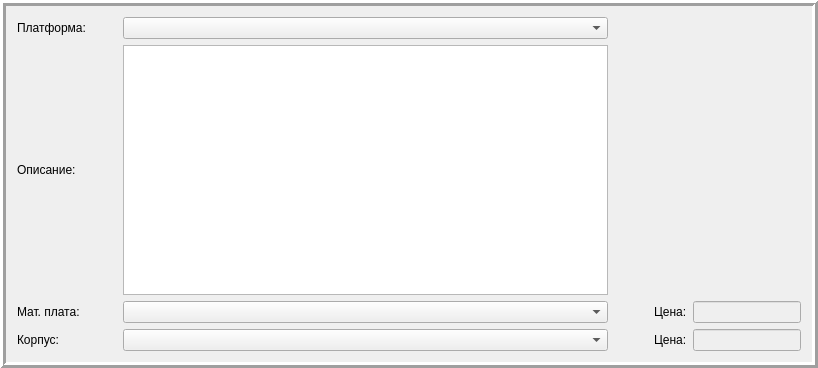
        <widget class="QFrame" name="frame">
         <property name="frameShape">
          <enum>QFrame::Box</enum>
         </property>
         <property name="frameShadow">
          <enum>QFrame::Raised</enum>
         </property>
         <property name="lineWidth">
          <number>3</number>
         </property>
         <layout class="QGridLayout" name="gridLayout">
          <item row="2" column="0">
           <layout class="QHBoxLayout" name="horizontalLayout_2">
            <item>
             <widget class="QLabel" name="label_6">
              <property name="minimumSize">
               <size>
                <width>100</width>
                <height>0</height>
               </size>
              </property>
              <property name="text">
               <string>Мат. плата: </string>
              </property>
             </widget>
            </item>
            <item>
             <widget class="QComboBox" name="comboBox_MB">
              <property name="minimumSize">
               <size>
                <width>485</width>
                <height>0</height>
               </size>
              </property>
             </widget>
            </item>
            <item>
             <spacer name="horizontalSpacer">
              <property name="orientation">
               <enum>Qt::Horizontal</enum>
              </property>
              <property name="sizeHint" stdset="0">
               <size>
                <width>40</width>
                <height>20</height>
               </size>
              </property>
             </spacer>
            </item>
            <item>
             <widget class="QLabel" name="label_5">
              <property name="text">
               <string>Цена:</string>
              </property>
             </widget>
            </item>
            <item>
             <widget class="QLineEdit" name="lineEdit_price_MB">
              <property name="enabled">
               <bool>false</bool>
              </property>
              <property name="sizePolicy">
               <sizepolicy hsizetype="Fixed" vsizetype="Fixed">
                <horstretch>0</horstretch>
                <verstretch>0</verstretch>
               </sizepolicy>
              </property>
             </widget>
            </item>
           </layout>
          </item>
          <item row="1" column="0">
           <layout class="QHBoxLayout" name="horizontalLayout">
            <item>
             <widget class="QLabel" name="label_2">
              <property name="minimumSize">
               <size>
                <width>100</width>
                <height>0</height>
               </size>
              </property>
              <property name="text">
               <string>Описание:</string>
              </property>
             </widget>
            </item>
            <item>
             <widget class="QTextBrowser" name="textBrowser_Desc">
              <property name="sizePolicy">
               <sizepolicy hsizetype="Fixed" vsizetype="Fixed">
                <horstretch>0</horstretch>
                <verstretch>0</verstretch>
               </sizepolicy>
              </property>
              <property name="minimumSize">
               <size>
                <width>485</width>
                <height>250</height>
               </size>
              </property>
              <property name="sizeAdjustPolicy">
               <enum>QAbstractScrollArea::AdjustIgnored</enum>
              </property>
              <property name="html">
               <string>&lt;!DOCTYPE HTML PUBLIC &quot;-//W3C//DTD HTML 4.0//EN&quot; &quot;http://www.w3.org/TR/REC-html40/strict.dtd&quot;&gt;
&lt;html&gt;&lt;head&gt;&lt;meta name=&quot;qrichtext&quot; content=&quot;1&quot; /&gt;&lt;style type=&quot;text/css&quot;&gt;
p, li { white-space: pre-wrap; }
&lt;/style&gt;&lt;/head&gt;&lt;body style=&quot; font-family:'MS Shell Dlg 2'; font-size:7.8pt; font-weight:400; font-style:normal;&quot;&gt;
&lt;p style=&quot;-qt-paragraph-type:empty; margin-top:0px; margin-bottom:0px; margin-left:0px; margin-right:0px; -qt-block-indent:0; text-indent:0px;&quot;&gt;&lt;br /&gt;&lt;/p&gt;&lt;/body&gt;&lt;/html&gt;</string>
              </property>
             </widget>
            </item>
            <item>
             <spacer name="horizontalSpacer_2">
              <property name="orientation">
               <enum>Qt::Horizontal</enum>
              </property>
              <property name="sizeHint" stdset="0">
               <size>
                <width>40</width>
                <height>20</height>
               </size>
              </property>
             </spacer>
            </item>
           </layout>
          </item>
          <item row="0" column="0">
           <layout class="QHBoxLayout" name="horizontalLayout_5">
            <item>
             <widget class="QLabel" name="label_19">
              <property name="minimumSize">
               <size>
                <width>100</width>
                <height>0</height>
               </size>
              </property>
              <property name="text">
               <string>Платформа: </string>
              </property>
             </widget>
            </item>
            <item>
             <widget class="QComboBox" name="comboBox_Platform">
              <property name="minimumSize">
               <size>
                <width>485</width>
                <height>0</height>
               </size>
              </property>
             </widget>
            </item>
            <item>
             <spacer name="horizontalSpacer_14">
              <property name="orientation">
               <enum>Qt::Horizontal</enum>
              </property>
              <property name="sizeHint" stdset="0">
               <size>
                <width>40</width>
                <height>20</height>
               </size>
              </property>
             </spacer>
            </item>
           </layout>
          </item>
          <item row="3" column="0">
           <layout class="QHBoxLayout" name="horizontalLayout_4">
            <item>
             <widget class="QLabel" name="label_10">
              <property name="minimumSize">
               <size>
                <width>100</width>
                <height>0</height>
               </size>
              </property>
              <property name="text">
               <string>Корпус: </string>
              </property>
             </widget>
            </item>
            <item>
             <widget class="QComboBox" name="comboBox_Case">
              <property name="minimumSize">
               <size>
                <width>485</width>
                <height>0</height>
               </size>
              </property>
             </widget>
            </item>
            <item>
             <spacer name="horizontalSpacer_3">
              <property name="orientation">
               <enum>Qt::Horizontal</enum>
              </property>
              <property name="sizeHint" stdset="0">
               <size>
                <width>40</width>
                <height>20</height>
               </size>
              </property>
             </spacer>
            </item>
            <item>
             <widget class="QLabel" name="label_12">
              <property name="text">
               <string>Цена:</string>
              </property>
             </widget>
            </item>
            <item>
             <widget class="QLineEdit" name="lineEdit_price_Case">
              <property name="enabled">
               <bool>false</bool>
              </property>
              <property name="sizePolicy">
               <sizepolicy hsizetype="Fixed" vsizetype="Fixed">
                <horstretch>0</horstretch>
                <verstretch>0</verstretch>
               </sizepolicy>
              </property>
             </widget>
            </item>
           </layout>
          </item>
         </layout>
        </widget>
